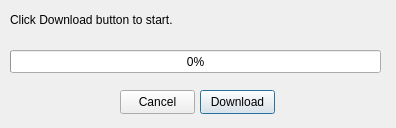
<?xml version="1.0" encoding="UTF-8"?>
<ui version="4.0">
 <class>DialogDownloadFile</class>
 <widget class="QDialog" name="DialogDownloadFile">
  <property name="geometry">
   <rect>
    <x>0</x>
    <y>0</y>
    <width>396</width>
    <height>128</height>
   </rect>
  </property>
  <property name="windowTitle">
   <string>Download file</string>
  </property>
  <widget class="QLabel" name="label">
   <property name="geometry">
    <rect>
     <x>10</x>
     <y>10</y>
     <width>371</width>
     <height>20</height>
    </rect>
   </property>
   <property name="text">
    <string>Click Download button to start.</string>
   </property>
  </widget>
  <widget class="QProgressBar" name="progressBar">
   <property name="geometry">
    <rect>
     <x>10</x>
     <y>50</y>
     <width>371</width>
     <height>23</height>
    </rect>
   </property>
   <property name="value">
    <number>0</number>
   </property>
  </widget>
  <widget class="QPushButton" name="pushButton_download">
   <property name="geometry">
    <rect>
     <x>200</x>
     <y>90</y>
     <width>75</width>
     <height>24</height>
    </rect>
   </property>
   <property name="text">
    <string>Download</string>
   </property>
  </widget>
  <widget class="QPushButton" name="pushButton_cancel">
   <property name="geometry">
    <rect>
     <x>120</x>
     <y>90</y>
     <width>75</width>
     <height>24</height>
    </rect>
   </property>
   <property name="text">
    <string>Cancel</string>
   </property>
  </widget>
 </widget>
 <resources/>
 <connections/>
</ui>
